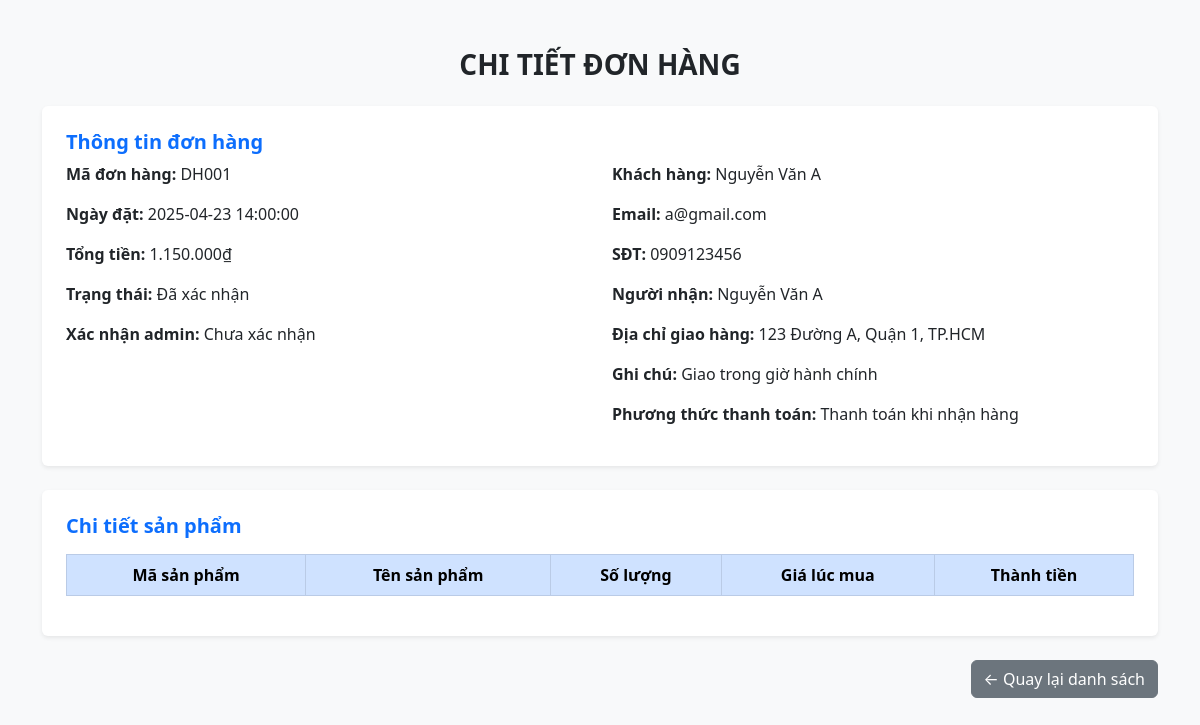
Screenshot of /trang-chu/admin/chitiet_donhang.php?id=DH001 with the database file from the repository.
### tables this page shows
CREATE TABLE `donhang` (
  `id_donhang`          VARCHAR(20) NOT NULL,
  `id_khachhang`        VARCHAR(20) NOT NULL,

   
  `id_sanpham`          VARCHAR(20) NOT NULL,

   
  `so_luong`            INT(11)     NOT NULL DEFAULT 1,

  `ngay_dat`            DATETIME    NOT NULL,
  `tong_tien`           INT(11)     NOT NULL,

  `ten_nguoinhan`       VARCHAR(100) NULL DEFAULT NULL,
  `diachi_giaohang`     TEXT         NULL DEFAULT NULL,
  `sdt_nguoinhan`       VARCHAR(20)  NULL DEFAULT NULL,
  `email`               VARCHAR(100) NOT NULL,
  `ghi_chu`             TEXT         NULL DEFAULT NULL,

  `trang_thai`          VARCHAR(50)  NULL DEFAULT 'Pending',

   
  `phuongthuc_thanhtoan` ENUM('Thanh toán khi nhận hàng','Chuyển khoản') NOT NULL,

  `xac_nhan_admin`      TINYINT(1)   DEFAULT 0 COMMENT '0 = Chưa xác nhận, 1 = Đã xác nhận',
  `otp_code`            VARCHAR(6)   DEFAULT NULL,
  `otp_expiry`          DATETIME     DEFAULT NULL,

  PRIMARY KEY (`id_donhang`),

  CONSTRAINT `fk_donhang_khachhang`
    FOREIGN KEY (`id_khachhang`) REFERENCES `khachhang`(`id_khachhang`)
      ON DELETE CASCADE
      ON UPDATE CASCADE,

  CONSTRAINT `fk_donhang_sanpham`
    FOREIGN KEY (`id_sanpham`) REFERENCES `sanpham`(`id_sanpham`)
      ON DELETE RESTRICT
      ON UPDATE CASCADE
);

CREATE TABLE `khachhang` (
  `id_khachhang` VARCHAR(20) NOT NULL,
  `ho_ten` VARCHAR(100) NOT NULL,
  `email` VARCHAR(100) NOT NULL UNIQUE,
  `mat_khau` VARCHAR(255) NOT NULL,
  `so_dien_thoai` VARCHAR(15),
  `otp_code` VARCHAR(6) DEFAULT NULL,
  `otp_expiry` DATETIME DEFAULT NULL,
  PRIMARY KEY (`id_khachhang`)
);

### trang-chu/admin/chitiet_donhang.php (the view, shortened to what this page needs)
<?php
require('../includes/connect.php');
$id = $_GET['id'];
$stmt = $conn->prepare("SELECT d.*, k.ho_ten, k.email, k.so_dien_thoai FROM donhang d JOIN khachhang k ON d.id_khachhang = k.id_khachhang WHERE id_donhang = ?");
$stmt->execute([$id]);
$donhang = $stmt->fetch(PDO::FETCH_ASSOC);
?>
<!DOCTYPE html>
<html lang="vi">
<head>
    <link href="https://cdn.jsdelivr.net/npm/bootstrap@5.3.0/dist/css/bootstrap.min.css" rel="stylesheet">
</head>
<body class="bg-light">
<div class="container mt-5">
    <h3 class="text-center fw-bold mb-4 text-uppercase">Chi Tiết Đơn Hàng</h3>
    <div class="bg-white p-4 rounded shadow-sm mb-4">
        <h5 class="fw-bold text-primary">Thông tin đơn hàng</h5>
        <div class="row">
            <div class="col-md-6">
                <p><strong>Mã đơn hàng:</strong> <?= htmlspecialchars($donhang['id_donhang']) ?></p>
                <p><strong>Ngày đặt:</strong> <?= htmlspecialchars($donhang['ngay_dat']) ?></p>
                <p><strong>Tổng tiền:</strong> <?= number_format($donhang['tong_tien'], 0, ',', '.') ?>₫</p>
                <p><strong>Trạng thái:</strong> <?= htmlspecialchars($donhang['trang_thai']) ?></p>
                <p><strong>Xác nhận admin:</strong> <?= $donhang['xac_nhan_admin'] ? 'Đã xác nhận' : 'Chưa xác nhận' ?></p>
            </div>
            <div class="col-md-6">
                <p><strong>Khách hàng:</strong> <?= htmlspecialchars($donhang['ho_ten']) ?></p>
                <p><strong>Email:</strong> <?= htmlspecialchars($donhang['email']) ?></p>
                <p><strong>SĐT:</strong> <?= htmlspecialchars($donhang['so_dien_thoai']) ?></p>
                <p><strong>Người nhận:</strong> <?= htmlspecialchars($donhang['ten_nguoinhan']) ?></p>
                <p><strong>Địa chỉ giao hàng:</strong> <?= htmlspecialchars($donhang['diachi_giaohang']) ?></p>
                <p><strong>Ghi chú:</strong> <?= nl2br(htmlspecialchars($donhang['ghi_chu'])) ?></p>
                <p><strong>Phương thức thanh toán:</strong> <?= htmlspecialchars($donhang['phuongthuc_thanhtoan']) ?></p>
            </div>
        </div>
    </div>
    <div class="bg-white p-4 rounded shadow-sm">
        <h5 class="fw-bold text-primary mb-3">Chi tiết sản phẩm</h5>
        <div class="table-responsive">
            <table class="table table-bordered table-hover">
                <thead class="table-primary text-center">
                    <tr>
                        <th>Mã sản phẩm</th>
                        <th>Tên sản phẩm</th>
                        <th>Số lượng</th>
                        <th>Giá lúc mua</th>
                        <th>Thành tiền</th>
                    </tr>
                </thead>
            </table>
        </div>
    </div>
    <div class="text-end mt-4">
        <a href="donhang.php" class="btn btn-secondary">← Quay lại danh sách</a>
    </div>
</div>
</body>
</html>

### rows the page displays
donhang: id_donhang "DH001", ngay_dat "2025-04-23 14:00:00", tong_tien "1.150.000", trang_thai "Đã xác nhận", id_khachhang.ho_ten "Nguyễn Văn A", id_khachhang.email "a@gmail.com", id_khachhang.so_dien_thoai "0909123456", ten_nguoinhan "Nguyễn Văn A", diachi_giaohang "123 Đường A, Quận 1, TP.HCM", ghi_chu "Giao trong giờ hành chính", phuongthuc_thanhtoan "Thanh toán khi nhận hàng"
